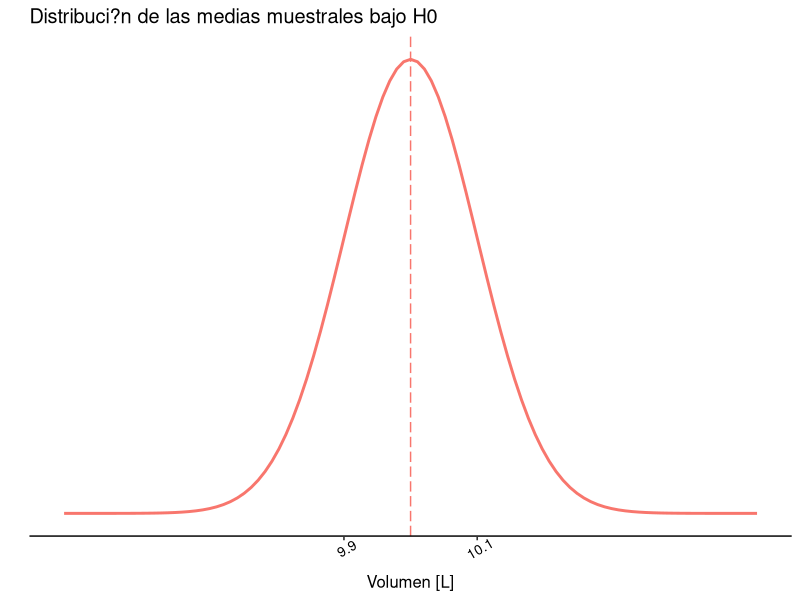

Here is the R script that generated this plot: (Note: this script raises an error after producing the figure.)
library(ggpubr)
library(pwr)

# Puesto que hay preguntas en relaci?n a poder estad?stico de pruebas con medias
# unilterales (de una cola) y bilaterales (de dos colas), se consideran aqu?
# ambos escenarios.

# Se sabe que una m?quina que envasa detergentes industriales llena bidones con
# un volumen de producto que sigue una distribuci?n normal con desviaci?n
# est?ndar de 1 litro. Usando una muestra aleatoria de 100 botellas, el
# ingeniero a cargo de la planta requiere determinar si la m?quina est?
# llenando los bidones con una media de 10 litros.



################################################################################
# PODER ESTAD?STICO PARA PRUEBA BILATERAL
################################################################################

cat("PODER PARA PRUEBA BILATERAL\n")



################################################################################
# Si el ingeniero piensa rechazar la hip?tesis nula cuando la muestra presente
# una media menor a 9,9 litros o mayor a 10,1 litros, ?cu?l es la probabilidad
# de que cometa un error de tipo I?
################################################################################

cat("\nPregunta 1\n")

# Definimos los valores conocidos.
desviacion.estandar <- 1
tamano.muestra <- 100
cota.inferior <- 9.9
cota.superior <- 10.1

# Del enunciado se desprende que se trata de una prueba t para una muestra, con
# hipotesis bilateral:
# H0: El volumen medio de los bidones es de 10 litros (mu = 10 [L]).
# HA: El volumen medio de los bidones es distinto de 10 litros (mu != 10 [L]).

# La probabilidad de cometer un error tipo I corresponde al nivel de
# significaci?n, que es lo que se solicita.

# El nivel de significaci?n est? dado por el ?rea de la regi?n de rechazo de la
# distribuci?n que deber?an seguir las medias muestrales bajo la hip?tesis nula.
# Se asume que se trata de una prueba t para una muestra, aunque, en este caso, 
# dado que se conoce la desviaci?n est?ndar, se puede usar tambi?n la
# distribuci?n normal (prueba Z).

# Calculamos el error estándar.
error_estandar <- desviacion.estandar / sqrt(tamano.muestra)

# Generemos una distribuci?n normal en torno al valor nulo, con 5000 valores.
v_nulo <- 10
puntos <- 5000

x <- seq(v_nulo - 5.2 * error_estandar, v_nulo + 5.2 * error_estandar,
         length.out = puntos)

y <- dnorm(x, mean = v_nulo, sd = error_estandar)
distr <- data.frame(x, y)

# Graficar la distribuci?n.
# - Definir paleta de colores.
colores <- hcl(h = (seq(15, 255, length.out = 3)), c = 100, l = 65)

# - Comenzar por la cuadr?cula.
g.dist <- ggplot(data = distr, aes(x))

# - Agregar la distribuci?n normal.
g.dist <- g.dist + stat_function(fun = dnorm,
                                 args = list(mean = v_nulo,
                                             sd = error_estandar),
                                 colour = colores[1], size = 1)

# - Quitar etiquetas del eje y.
g.dist <- g.dist + ylab("")

# - Quitar marcas del y.
g.dist <- g.dist + scale_y_continuous(breaks = NULL)

# - Agregar marcas y etiquetas al eje x.
g.dist <- g.dist + scale_x_continuous(name = "Volumen [L]",
                                      breaks = seq(cota.inferior, cota.superior,
                                                   0.2))

# - Dar formato con fondo blanco.
g.dist <- g.dist + theme_pubr()

# - Rotar etiquetas del eje x.
g.dist <- g.dist + theme(axis.text.x = element_text(angle = 30, size = 10))

# - Agregar la media bajo la hip?tesis nula.
g.dist <- g.dist + geom_vline(xintercept = v_nulo,
                              colour = colores[1], linetype = "longdash")

# - Agregar t?tulo y mostrar el gr?fico.
g.dist <- g.dist + ggtitle("Distribuci?n de las medias muestrales bajo H0")
print(g1)

# - Marcar las regiones de rechazo definidas por el ingeniero.
g.1.bilateral <- g.dist + geom_area(data = subset(distr, x < cota.inferior),
                                    aes(y = y), colour = colores[1],
                                    fill = colores[1], alpha = 0.5)

g.1.bilateral <- g.1.bilateral + geom_area(data = subset(distr,
                                                         x > cota.superior),
                                           aes(y = y), colour = colores[1],
                                           fill = colores[1], alpha = 0.5)

g.1.bilateral <- g.1.bilateral + ggtitle("Pregunta 1 - hip?tesis bilateral")
print(g.1.bilateral)

# Calcular la probablidad que suman las regiones de rechazo.
alfa_izquierdo <- pnorm(cota.inferior, mean = v_nulo, sd = error_estandar,
                        lower.tail = TRUE)

alfa_derecho <- pnorm(cota.superior, mean = v_nulo, sd = error_estandar,
                      lower.tail = FALSE)

alfa.1.bilateral <- alfa_izquierdo + alfa_derecho

cat("La probabilidad de cometer un error tipo I es alfa =", alfa.1.bilateral,
    "\n\n")

cat("=======================================================================\n")



################################################################################
# Si el verdadero volumen medio de los bidones fuera de 9,95 litros, ?cu?l
# ser?a la probabilidad de que el ingeniero, que obviamente no conoce este
# dato, cometa un error de tipo II?
################################################################################

cat("\nPregunta 2\n")

# Construimos un gr?fico de la verdadera distribuci?n y lo superponemos al de la
# hip?tesis nula.

media.bilateral <- 9.95

x1 <- seq(media.bilateral - 5.2 * error_estandar,
          media.bilateral + 5.2 * error_estandar, length.out = puntos)

y1 <- dnorm(x1, mean = media.bilateral, sd = error_estandar)
distr1 <- data.frame(x = x1, y = y1)

g.2.bilateral <- g.1.bilateral + stat_function(fun = dnorm, n = puntos,
                                               args = list(mean = media.bilateral,
                                                           sd = error_estandar),
                                               colour = colores[3], size = 1)

g.2.bilateral <- g.2.bilateral + geom_vline(xintercept = media.bilateral,
                                            colour = colores[3],
                                            linetype = "longdash")

# El error tipo II significa no rechazar la hip?tesis nula cuando esta es
# falsa: en este caso, no rechazar la idea de que la media de la poblaci?n es
# 10 [L], siendo que en realidad es 9,95 [L]. Este tipo de error ocurre si la
# media muestral cae fuera de las regiones cr?ticas definidas por el ingeniero.

# Sombrear ?rea de la curva "verdadera" que cae fuera de las regiones de rechazo
# de la curva correspondiente a la hip?tesis nula.
g.2.bilateral <- g.2.bilateral + geom_area(
  data = subset(distr1, x >= cota.inferior & x <= cota.superior),
  aes(y = y), colour = colores[3], fill = colores[3], alpha = 0.5)

g.2.bilateral <- g.2.bilateral + ggtitle("Pregunta 2 - hip?tesis bilateral")
print(g.2.bilateral)

# Calcular la probablidad de esta regi?n (beta)
beta.superior <- pnorm(cota.superior, mean = media.bilateral,
                       sd = error_estandar, lower.tail = TRUE)

beta.inferior <- pnorm(cota.inferior, mean = media.bilateral,
                       sd = error_estandar, lower.tail = TRUE)

beta.bilateral <- beta.superior - beta.inferior
cat("La probabilidad de cometer un error tipo II es beta =", beta.bilateral,
    "\n\n")

cat("=======================================================================\n")



################################################################################
# Como no se conoce el verdadero volumen medio, genere un gr?fico del poder
# estad?stico con las condiciones anteriores, pero suponiendo que el verdadero
# volumen medio podr?a variar de 9,75 a 10,25 litros.
################################################################################

cat("\nPregunta 3\n")

# Aqu? se pregunta por el poder estad?stico, la probabilidad de detectar que H0
# es falsa cuando realmente lo es, y se pide una curva de poder para diferentes
# valores de la verdadera media.

# Creamos una funci?n que calcule el poder a partir del razonamiento hecho en la
# pregunta anterior (considerando adem?s el caso de hip?tesis unilaterales).

poder <- function(media, error_estandar, limite_inf = NULL, limite_sup = NULL) {
  poder_inf <- 0
  poder_sup <- 1
  
  if(!is.null(limite_inf)) {
    poder_inf <- pnorm(limite_inf, mean = media, sd = error_estandar,
                       lower.tail = TRUE)
  }
  
  if(!is.null(limite_sup)) {
    poder_sup <- pnorm(limite_sup, mean = media, sd = error_estandar,
                       lower.tail = FALSE)
  }
  
  poder <- poder_inf + poder_sup
  return(poder)
}

# Generamos algunos puntos en el rango dado para poder graficar.
x3 <- seq(9.75, 10.25, 0.01)

y3 <- sapply(x3, poder, error_estandar = error_estandar, limite_inf = 9.75,
             limite_sup = 10.25)

distr3 <- data.frame(x = x3, y = y3)
g.3.bilateral <- ggplot(distr3, aes(x, y))
g.3.bilateral <- g.3.bilateral + geom_line(colour = colores[2])
g.3.bilateral <- g.3.bilateral + ylab("Poder estad?stico")
g.3.bilateral <- g.3.bilateral + xlab("Volumen media verdadero [L]")
g.3.bilateral <- g.3.bilateral + theme_pubr()

g.3.bilateral <- g.3.bilateral + theme(
  axis.text.x = element_text(angle = 30, size = 10))

g.3.bilateral <- g.3.bilateral + ggtitle("Pregunta 3 - hip?tesis bilateral")
print(g.3.bilateral)
cat("Ver gr?fico\n\n")

# En el gr?fico se puede ver la curva de poder, la cual se acerca a uno a medida
# que la verdadera media se aleja del valor de la hip?tesis nula, mientras que
# disminuye a medida que se aceca a este valor, donde muestra su valor m?nimo.
# Dicho valor m?nimo corresponde a la probabilidad de rechazar H0 cuando H0 es,
# despu?s de todo, verdadera. Es decir, es la probabilidad de cometer un error
# de tipo I. As?, el valor m?nimo corresponde al nivel de significaci?n.

cat("=======================================================================\n")



################################################################################
# Considerando un volumen medio de 10 litros, ?cu?ntos bidones deber?an
# revisarse para conseguir un poder estad?stico de 0,9 y un nivel de
# significaci?n de 0,05?
###############################################################################

cat("\nPregunta 4\n")

# Aqu? se pregunta por el tama?o de la muestra para conseguir los
# valores estipulados para los factores de la prueba: alfa = 0,05 y
# poder = 0,9.

# Calcular tama?o del efecto (d de Cohen).
efecto.bilateral <- (media.bilateral - v_nulo) / desviacion.estandar

# En caso de tratarse de una prueba z, se puede usar la funci?n pwr.norm.test()
# del paquete pwr() para calcular el tama?o de la muestra.
poder.z.bilateral <- pwr.norm.test(d = efecto.bilateral, sig.level = 0.05,
                                   power = .9, alternative = "two.sided")

cat("Resultado de la llamada a pwr.norm.test():\n")
print(poder.z.bilateral)

tamano.z.bilateral <- ceiling(poder.z.bilateral[["n"]])

cat("El tama?o de la muestra para una prueba z debe ser n =",
    tamano.z.bilateral, "\n\n")

# En caso de tratarse de una prueba t, se puede usar la funci?n pwr.t.test().
poder.t1.bilateral <- pwr.t.test(d = efecto.bilateral, sig.level = 0.05,
                                 power = 0.9, type = "one.sample",
                                 alternative = "two.sided")

cat("Resultado de la llamada a pwr.t.test():\n")
print(poder.t1.bilateral)

tamano.t1.bilateral <- ceiling(poder.t1.bilateral[["n"]])

cat("El tama?o de la muestra para una prueba t debe ser n =",
    tamano.t1.bilateral, "\n\n")

# Otra alternativa es usar la funci?n power.t.test(). Esta alternativa considera
# el tama?o del efecto en la escala de la variable.

# Calcular tama?o del efecto (verdadera diferencia).
diferencia.bilateral <- media.bilateral - v_nulo

poder.t2.bilateral <- power.t.test(delta = diferencia.bilateral,
                                   sd = desviacion.estandar,
                                   sig.level = 0.05, power = .9,
                                   type = "one.sample",
                                   alternative = "two.sided")

cat("Tama?o de la muestra para una prueba t, calculado con power.t.test():\n")
print(poder.t2.bilateral)

tamano.t2.bilateral <- ceiling(poder.t2.bilateral[["n"]])

cat("El tama?o de la muestra para una prueba t debe ser n =",
    tamano.t2.bilateral, "\n\n")

cat("=======================================================================\n")



################################################################################
# ?Y si el ingeniero fuese muy exigente y quisiera reducir la probabilidad de
# cometer un error de tipo I a un 1% solamente?
################################################################################


cat("\nPregunta 5\n")

# Es la misma pregunta anterior, pero ahora con alfa = 0,01.

# Prueba Z.
poder.z.bilateral <- pwr.norm.test(d = efecto.bilateral, sig.level = 0.01,
                                   power = .9, alternative = "two.sided")

cat("Resultado de la llamada a pwr.norm.test():\n")
print(poder.z.bilateral)

tamano.z.bilateral <- ceiling(poder.z.bilateral[["n"]])

cat("El tama?o de la muestra para una prueba z debe ser n =",
    tamano.z.bilateral, "\n\n")

# Prueba t con pwr.t.test().
poder.t1.bilateral <- pwr.t.test(d = efecto.bilateral, sig.level = 0.01,
                                 power = 0.9, type = "one.sample",
                                 alternative = "two.sided")

cat("Resultado de la llamada a pwr.t.test():\n")
print(poder.t1.bilateral)

tamano.t1.bilateral <- ceiling(poder.t1.bilateral[["n"]])

cat("El tama?o de la muestra para una prueba t debe ser n =",
    tamano.t1.bilateral, "\n\n")

# Prueba t con power.t.test().
poder.t2.bilateral <- power.t.test(delta = diferencia.bilateral,
                                   sd = desviacion.estandar,
                                   sig.level = 0.01, power = .9,
                                   type = "one.sample",
                                   alternative = "two.sided")

cat("Tama?o de la muestra para una prueba t, calculado con power.t.test():\n")
print(poder.t2.bilateral)

tamano.t2.bilateral <- ceiling(poder.t2.bilateral[["n"]])

cat("El tama?o de la muestra para una prueba t debe ser n =",
    tamano.t2.bilateral, "\n\n")

cat("=======================================================================\n")



################################################################################
# PODER ESTAD?STICO PARA PRUEBA BILATERAL
################################################################################

cat("\n\n\n\nPODER PARA PRUEBA UNILATERAL\n")



################################################################################
# Si el ingeniero est? seguro de que el verdadero volumen medio no puede ser
# inferior a 10 litros y piensa rechazar la hip?tesis nula cuando la muestra
# presente una media mayor a 10,1 litros, ?cu?l es la probabilidad de que cometa
# un error de tipo I?
################################################################################

cat("\nPregunta 1\n")

# Del enunciado se desprende que se trata de una prueba t para una muestra, con
# hipotesis unilateral:
# H0: El volumen medio de los bidones es de 10 litros (mu = 10 [L]).
# HA: El volumen medio de los bidones es mayor a 10 litros (mu > 10 [L]).

# La probabilidad de cometer un error tipo I corresponde al nivel de
# significaci?n, que es lo que se solicita.

# El nivel de significaci?n est? dado por el ?rea de la regi?n de rechazo de la
# distribuci?n que deber?an seguir las medias muestrales bajo la hip?tesis nula.
# Una vez m?s, usamos la distribuci?n normal (prueba Z).

# Tomando como base el gr?fico de la distribuci?n normal que hicimos para el
# caso bilateral, marcamos la regi?n de rechazo definida por el ingeniero.
g.1.unilateral <- g.dist + geom_area(data = subset(distr, x > cota.superior),
                                     aes(y = y), colour = colores[1],
                                     fill = colores[1], alpha = 0.5)

g.1.unilateral <- g.1.unilateral + ggtitle("Pregunta 1 - hip?tesis unilateral")
print(g.1.unilateral)

# Calcular la probablidad de la regi?n de rechazo.
alfa.1.unilateral <- pnorm(cota.superior, mean = v_nulo,
                           sd = error_estandar, lower.tail = FALSE)

cat("La probabilidad de cometer un error tipo I es alfa =", alfa.1.unilateral,
    "\n\n")

cat("=======================================================================\n")



################################################################################
# Si el verdadero volumen medio de los bidones fuera de 10,05 litros, ?cu?l
# ser?a la probabilidad de que el ingeniero, que obviamente no conoce este dato,
# cometa un error de tipo II?
################################################################################

cat("\nPregunta 2\n")

# Construimos un gr?fico de la verdadera distribuci?n lo superponemos al de la
# hip?tesis nula.
media.unilateral <- 10.05

x2 <- seq(media.unilateral - 5.2 * error_estandar,
          media.unilateral + 5.2 * error_estandar, length.out = puntos)

y2 <- dnorm(x1, mean = media.unilateral, sd = error_estandar)
distr2 <- data.frame(x = x2, y = y2)

g.2.unilateral <- g.1.unilateral + stat_function(
  fun = dnorm, n = puntos, args = list(mean = media.unilateral,
                                       sd = error_estandar),
  colour = colores[3], size = 1)

g.2.unilateral <- g.2.unilateral + geom_vline(xintercept = media.unilateral,
                                              colour = colores[3],
                                              linetype = "longdash")

# El error tipo II significa no rechazar la hip?tesis nula cuando esta es
# falsa: en este caso, no rechazar la idea de que la media de la poblaci?n es
# 10 [L], siendo que en realidad es 9,95 [L]. Este tipo de error ocurre si la
# media muestral cae fuera de las regiones cr?ticas definidas por el ingeniero.

# Sombrear ?rea de la curva "verdadera" que cae fuera de la regi?n de rechazo
# de la curva correspondiente a la hip?tesis nula.
g.2.unilateral <- g.2.unilateral + geom_area(
  data = subset(distr2, x <= cota.superior), aes(y = y), colour = colores[3],
  fill = colores[3], alpha = 0.5)

g.2.unilateral <- g.2.unilateral + ggtitle("Pregunta 2 - hip?tesis unilateral")
print(g.2.unilateral)

# Calcular la probablidad de esta regi?n (beta)
beta.unilateral <- pnorm(cota.superior, mean = media.unilateral,
                         sd = error_estandar, lower.tail = TRUE)

cat("La probabilidad de cometer un error tipo II es beta =", beta.unilateral,
    "\n\n")

cat("=======================================================================\n")



################################################################################
# Como no se conoce el verdadero volumen medio, genere un gr?fico del poder
# estad?stico con las condiciones anteriores, pero suponiendo que el verdadero
# volumen medio podr?a variar de 10 a 10,25 litros.
################################################################################

cat("\nPregunta 3\n")

# Aqu? se pregunta por el poder estad?stico, la probabilidad de detectar que H0
# es falsa cuando realmente lo es, y se pide una curva de poder para diferentes
# valores de la verdadera media.

# Generamos algunos puntos en el rango dado para poder graficar.
x4 <- seq(9.75, 10.25, 0.01)

y4 <- sapply(x3, poder, error_estandar = error_estandar, limite_inf = NULL,
             limite_sup = 10.25)

distr4 <- data.frame(x = x4, y = y4)
g.3.unilateral <- ggplot(distr4, aes(x, y))
g.3.unilateral <- g.3.unilateral + geom_line(colour = colores[2])
g.3.unilateral <- g.3.unilateral + ylab("Poder estad?stico")
g.3.unilateral <- g.3.unilateral + xlab("Volumen media verdadero [L]")
g.3.unilateral <- g.3.unilateral + theme_pubr()

g.3.unilateral <- g.3.unilateral + theme(
  axis.text.x = element_text(angle = 30, size = 10))

g.3.unilateral <- g.3.unilateral + ggtitle("Pregunta 3 - hip?tesis unilateral")
print(g.3.unilateral)
cat("Ver gr?fico\n\n")
cat("=======================================================================\n")



################################################################################
# Considerando un volumen medio de 10 litros, ?cu?ntos bidones deber?an
# revisarse para conseguir un poder estad?stico de 0,9 y un nivel de
# significaci?n de 0,05?
################################################################################

cat("\nPregunta 4\n")

# Aqu? se pregunta por el tama?o de la muestra para conseguir los
# valores estipulados para los factores de la prueba: alfa = 0,05 y
# poder = 0,9.

# Calcular tama?o del efecto (d de Cohen).
efecto.unilateral <- (media.unilateral - v_nulo) / desviacion.estandar

# En caso de tratarse de una prueba z, se puede usar la funci?n pwr.norm.test()
# del paquete pwr() para calcular el tama?o de la muestra.
poder.z.unilateral <- pwr.norm.test(d = efecto.unilateral, sig.level = 0.05,
                                    power = .9, alternative = "greater")

cat("Resultado de la llamada a pwr.norm.test():\n")
print(poder.z.unilateral)

tamano.z.unilateral <- ceiling(poder.z.unilateral[["n"]])

cat("El tama?o de la muestra para una prueba z debe ser n =",
    tamano.z.unilateral, "\n\n")

# En caso de tratarse de una prueba t, se puede usar la funci?n pwr.t.test().
poder.t1.unilateral <- pwr.t.test(d = efecto.unilateral, sig.level = 0.05,
                                  power = .9, type = "one.sample",
                                  alternative = "greater")

cat("Resultado de la llamada a pwr.t.test():\n")
print(poder.t1.unilateral)

tamano.t1.unilateral <- ceiling(poder.t1.unilateral[["n"]])

cat("El tama?o de la muestra para una prueba t debe ser n =",
    tamano.t1.unilateral, "\n\n")

# Otra alternativa es usar la funci?n power.t.test(). Esta alternativa considera
# el tama?o del efecto en la escala de la variable.

# Calcular tama?o del efecto (verdadera diferencia).
diferencia.unilateral <- media.unilateral - v_nulo

poder.t2.unilateral <- power.t.test(delta = diferencia.unilateral,
                                    sd = desviacion.estandar,
                                    sig.level = 0.05, power = .9,
                                    type = "one.sample",
                                    alternative = "one.sided")

cat("Tama?o de la muestra para una prueba t, calculado con power.t.test():\n")
print(poder.t2.unilateral)

tamano.t2.unilateral <- ceiling(poder.t2.unilateral[["n"]])

cat("El tama?o de la muestra para una prueba t debe ser n =",
    tamano.t2.unilateral, "\n\n")

cat("=======================================================================\n")



################################################################################
# ?Y si el ingeniero fuese muy exigente y quisiera reducir la probabilidad de
# cometer un error de tipo I a un 1% solamente?
################################################################################

cat("\nPregunta 5\n")

# Igual a la pregunta anterior, pero con alfa = 0,01.

# Prueba Z.
poder.z.unilateral <- pwr.norm.test(d = efecto.unilateral, sig.level = 0.01,
                                    power = .9, alternative = "greater")

cat("Resultado de la llamada a pwr.norm.test():\n")
print(poder.z.unilateral)

tamano.z.unilateral <- ceiling(poder.z.unilateral[["n"]])

cat("El tama?o de la muestra para una prueba z debe ser n =",
    tamano.z.unilateral, "\n\n")

# Prueba t con pwr.t.test().
poder.t1.unilateral <- pwr.t.test(d = efecto.unilateral, sig.level = 0.01,
                                  power = .9, type = "one.sample",
                                  alternative = "greater")

cat("Resultado de la llamada a pwr.t.test():\n")
print(poder.t1.unilateral)

tamano.t1.unilateral <- ceiling(poder.t1.unilateral[["n"]])

cat("El tama?o de la muestra para una prueba t debe ser n =",
    tamano.t1.unilateral, "\n\n")

# Prueba t con power.t.test().
poder.t2.unilateral <- power.t.test(delta = diferencia.unilateral,
                                    sd = desviacion.estandar,
                                    sig.level = 0.01, power = .9,
                                    type = "one.sample",
                                    alternative = "one.sided")

cat("Tama?o de la muestra para una prueba t, calculado con power.t.test():\n")
print(poder.t2.unilateral)

tamano.t2.unilateral <- ceiling(poder.t2.unilateral[["n"]])

cat("El tama?o de la muestra para una prueba t debe ser n =",
    tamano.t2.unilateral, "\n\n")
